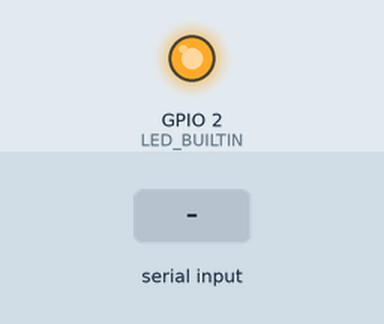
Simulated run of this sketch. Board: ESP8266 (NodeMCU). Parts: output pins drawn as LEDs (lit = HIGH, except the on-board LED, lit = LOW). The test bench sets the inputs (shaded band). WiFi joins after 1.5 s; servers stay silent unless stated; what the sketch prints to the serial monitor is not drawn.

Above: at 2.7 s.
2.8 s: "1" received over Serial
At 3.9 s:
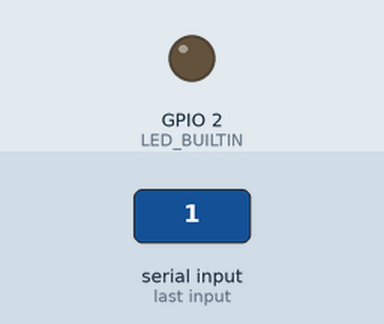
4.3 s: "0" received over Serial
At 5.1 s:
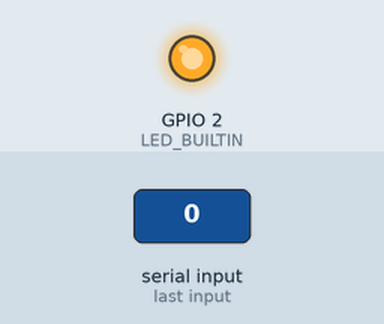
5.8 s: "30,150\n" received over Serial
At 7.6 s:
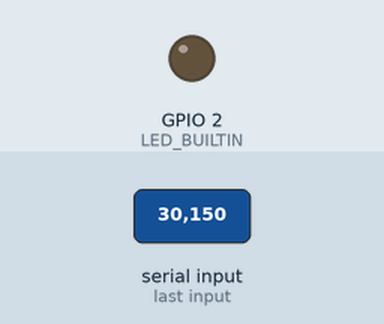
Timing chart, 0 to 9.3 s (numbered marks = the images above; inputs shaded):
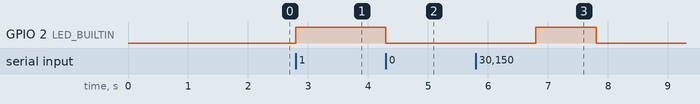

Measured:
- after the input at 2.8 s, GPIO 2 (LED_BUILTIN): LOW → HIGH at once
- after the input at 4.3 s, GPIO 2 (LED_BUILTIN): HIGH → LOW at once
- after the input at 5.8 s, GPIO 2 (LED_BUILTIN): LOW → HIGH after 1.0 s, → LOW 1.0 s later

The sketch:

esp8266_02.ino
```cpp
#include <ESP8266WiFi.h>
#include <WiFiClient.h>
#include <TridentTD_LineNotify.h>

#define DHTTYPE DHT11

// 修改成上述寄到登入郵箱的 Token號碼
#define LINE_TOKEN "Upw4m3oooX0Jwkzq2GikQFRJrZ2r0TIFPF1Ato0PiQP"

// 設定無線基地台SSID跟密碼
const char* ssid     = "FGO";
const char* password = "sm931017";

#include <SoftwareSerial.h>
SoftwareSerial mySerial(1, 2); // RX=8, TX=7

String text = "";
boolean gotText = false;
int values = 0;

int val ;
void setup() {
  //設定LED為輸出模式
  pinMode(LED_BUILTIN, OUTPUT);
  Serial.begin(9600); //設定通訊鮑率
  WiFi.mode(WIFI_STA);
  // 連接無線基地台
  WiFi.begin(ssid, password);
  Serial.print("\n\r \n\rWorking to connect");

  // 等待連線，並從 Console顯示 IP
  while (WiFi.status() != WL_CONNECTED) {
    delay(500);
    Serial.print(".");
  }
  Serial.println("");
  Serial.println("DHT Weather Reading Server");
  Serial.print("Connected to ");
  Serial.println(ssid);
  Serial.print("IP address: ");
  Serial.println(WiFi.localIP());

  Serial.println(LINE.getVersion());
  LINE.setToken(LINE_TOKEN);
  LINE.notify("HELLO");
}
void loop() {
  serial_blink();

}

void serial_blink() {
  String Name = "sunmin";
  while (!Serial.available()) {} //等待serial指令進入，如果Serial.available()沒有資料，就會一直等待
  if (Serial.available()) { //如果指令進入，會將Serial.read()的值設給val變數
    val = Serial.read();
    if (val == '1') { //val 收到1，LED燈亮，延遲1秒，並輸出字元1
      digitalWrite(LED_BUILTIN, HIGH);
      LINE.notify(Name+(val-48));
      delay(1000);
      Serial.print("1");
    }
    if (val == '0') { //val 收到0，LED熄滅，延遲1秒，並輸出字元0
      digitalWrite(LED_BUILTIN, LOW);
      LINE.notify(Name+(val-48));
      delay(1000);
      Serial.print("0");
    }
  }
}
```
